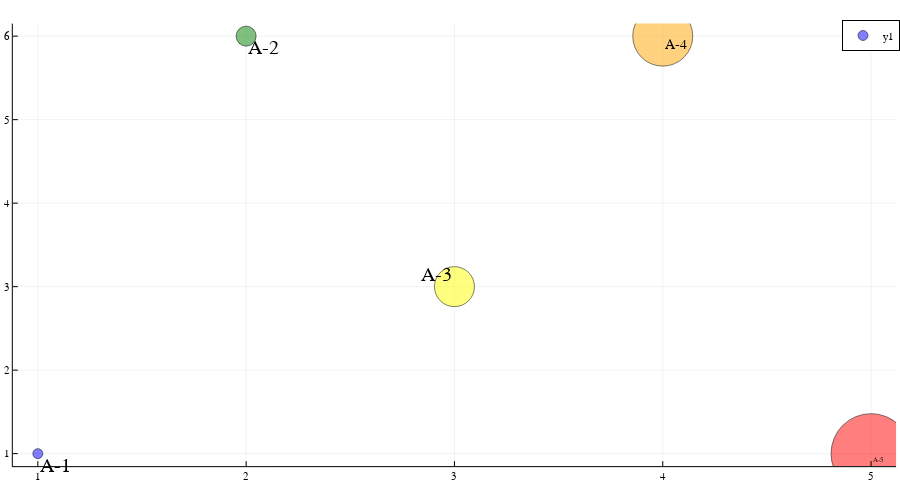

The notebook cell saved with this chart:
### Code cell
x = [1, 2, 3, 4, 5]
y = [1, 6, 3, 6, 1]
t1 = scatter(x, y, 
    series_annotation=[Plots.text("A-1",:left, :top), Plots.text("A-2",:left, :top), 
        Plots.text("A-3", :right, :bottom), Plots.text("A-4", 10,:left, :top), 
        Plots.text("A-5", 5,:left, :top)], marker = [5,10,20,30,40], 
    c = [:blue,:green,:yellow,:orange,:red], alpha = [0.5,0.5,0.5,0.5,0.5])

### Figure 1 — Plotly figure (JSON) as saved in the notebook; plotly's stock layout.template omitted (floating-point values rounded to 4 significant figures)
{"data": [{"colorbar": {"title": ""}, "legendgroup": "y1", "marker": {"color": "rgba(0, 0, 255, 0.500)", "line": {"color": "rgba(0, 0, 0, 0.500)", "width": 1}, "size": 10, "symbol": "circle"}, "mode": "markers", "name": "y1", "showlegend": true, "type": "scatter", "x": [1], "xaxis": "x", "y": [1], "yaxis": "y", "zmax": null, "zmin": null}, {"colorbar": {"title": ""}, "legendgroup": "y1", "marker": {"color": "rgba(0, 128, 0, 0.500)", "line": {"color": "rgba(0, 0, 0, 0.500)", "width": 1}, "size": 20, "symbol": "circle"}, "mode": "markers", "name": "y1", "showlegend": false, "type": "scatter", "x": [2], "xaxis": "x", "y": [6], "yaxis": "y", "zmax": null, "zmin": null}, {"colorbar": {"title": ""}, "legendgroup": "y1", "marker": {"color": "rgba(255, 255, 0, 0.500)", "line": {"color": "rgba(0, 0, 0, 0.500)", "width": 1}, "size": 40, "symbol": "circle"}, "mode": "markers", "name": "y1", "showlegend": false, "type": "scatter", "x": [3], "xaxis": "x", "y": [3], "yaxis": "y", "zmax": null, "zmin": null}, {"colorbar": {"title": ""}, "legendgroup": "y1", "marker": {"color": "rgba(255, 165, 0, 0.500)", "line": {"color": "rgba(0, 0, 0, 0.500)", "width": 1}, "size": 60, "symbol": "circle"}, "mode": "markers", "name": "y1", "showlegend": false, "type": "scatter", "x": [4], "xaxis": "x", "y": [6], "yaxis": "y", "zmax": null, "zmin": null}, {"colorbar": {"title": ""}, "legendgroup": "y1", "marker": {"color": "rgba(255, 0, 0, 0.500)", "line": {"color": "rgba(0, 0, 0, 0.500)", "width": 1}, "size": 80, "symbol": "circle"}, "mode": "markers", "name": "y1", "showlegend": false, "type": "scatter", "x": [5], "xaxis": "x", "y": [1], "yaxis": "y", "zmax": null, "zmin": null}], "layout": {"annotations": [{"font": {"color": "rgba(0, 0, 0, 1.000)", "family": "sans-serif", "size": 20}, "rotation": 0, "showarrow": false, "text": "A-1", "x": 1, "xanchor": "left", "xref": "x", "y": 1, "yanchor": "top", "yref": "y"}, {"font": {"color": "rgba(0, 0, 0, 1.000)", "family": "sans-serif", "size": 20}, "rotation": 0, "showarrow": false, "text": "A-2", "x": 2, "xanchor": "left", "xref": "x", "y": 6, "yanchor": "top", "yref": "y"}, {"font": {"color": "rgba(0, 0, 0, 1.000)", "family": "sans-serif", "size": 20}, "rotation": 0, "showarrow": false, "text": "A-3", "x": 3, "xanchor": "right", "xref": "x", "y": 3, "yanchor": "bottom", "yref": "y"}, {"font": {"color": "rgba(0, 0, 0, 1.000)", "family": "sans-serif", "size": 14}, "rotation": 0, "showarrow": false, "text": "A-4", "x": 4, "xanchor": "left", "xref": "x", "y": 6, "yanchor": "top", "yref": "y"}, {"font": {"color": "rgba(0, 0, 0, 1.000)", "family": "sans-serif", "size": 7}, "rotation": 0, "showarrow": false, "text": "A-5", "x": 5, "xanchor": "left", "xref": "x", "y": 1, "yanchor": "top", "yref": "y"}], "height": 500, "legend": {"bgcolor": "rgba(255, 255, 255, 1.000)", "bordercolor": "rgba(0, 0, 0, 1.000)", "borderwidth": 1, "font": {"color": "rgba(0, 0, 0, 1.000)", "family": "sans-serif", "size": 11}, "title": {"font": {"color": "rgba(0, 0, 0, 1.000)", "family": "sans-serif", "size": 15}, "text": ""}, "tracegroupgap": 0, "traceorder": "normal", "x": 1, "xanchor": "auto", "y": 1, "yanchor": "auto"}, "margin": {"b": 20, "l": 0, "r": 0, "t": 20}, "paper_bgcolor": "rgba(255, 255, 255, 1.000)", "plot_bgcolor": "rgba(255, 255, 255, 1.000)", "showlegend": true, "width": 900, "xaxis": {"anchor": "y", "domain": [0.01425, 0.9956], "gridcolor": "rgba(0, 0, 0, 0.100)", "gridwidth": 0.5, "linecolor": "rgba(0, 0, 0, 1.000)", "mirror": false, "range": [0.88, 5.12], "showgrid": true, "showline": true, "showticklabels": true, "tickangle": 0, "tickcolor": "rgb(0, 0, 0)", "tickfont": {"color": "rgba(0, 0, 0, 1.000)", "family": "sans-serif", "size": 11}, "tickmode": "array", "ticks": "inside", "ticktext": ["1", "2", "3", "4", "5"], "tickvals": [1, 2, 3, 4, 5], "title": "", "titlefont": {"color": "rgba(0, 0, 0, 1.000)", "family": "sans-serif", "size": 15}, "type": "-", "visible": true, "zeroline": false, "zerolinecolor": "rgba(0, 0, 0, 1.000)"}, "yaxis": {"anchor": "x", "domain": [0.0301, 0.9921], "gridcolor": "rgba(0, 0, 0, 0.100)", "gridwidth": 0.5, "linecolor": "rgba(0, 0, 0, 1.000)", "mirror": false, "range": [0.85, 6.15], "showgrid": true, "showline": true, "showticklabels": true, "tickangle": 0, "tickcolor": "rgb(0, 0, 0)", "tickfont": {"color": "rgba(0, 0, 0, 1.000)", "family": "sans-serif", "size": 11}, "tickmode": "array", "ticks": "inside", "ticktext": ["1", "2", "3", "4", "5", "6"], "tickvals": [1, 2, 3, 4, 5, 6], "title": "", "titlefont": {"color": "rgba(0, 0, 0, 1.000)", "family": "sans-serif", "size": 15}, "type": "-", "visible": true, "zeroline": false, "zerolinecolor": "rgba(0, 0, 0, 1.000)"}}}
